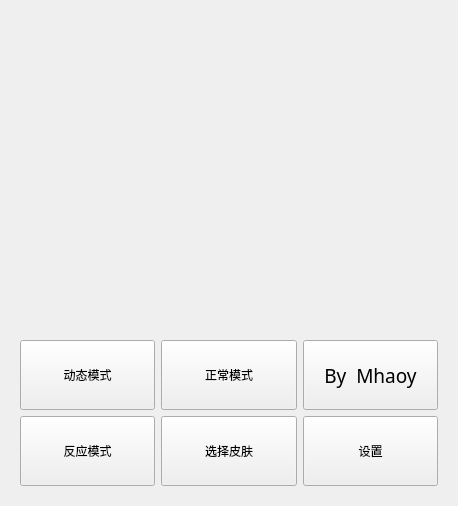
<?xml version="1.0" encoding="UTF-8"?>
<ui version="4.0">
 <class>Widget</class>
 <widget class="QWidget" name="Widget">
  <property name="geometry">
   <rect>
    <x>0</x>
    <y>0</y>
    <width>454</width>
    <height>506</height>
   </rect>
  </property>
  <property name="maximumSize">
   <size>
    <width>1000</width>
    <height>1000</height>
   </size>
  </property>
  <property name="windowTitle">
   <string>Widget</string>
  </property>
  <layout class="QGridLayout" name="gridLayout_5">
   <item row="0" column="0">
    <widget class="QStackedWidget" name="stackedWidget">
     <property name="currentIndex">
      <number>1</number>
     </property>
     <widget class="QWidget" name="page">
      <layout class="QGridLayout" name="gridLayout_6">
       <item row="0" column="0">
        <widget class="QStackedWidget" name="stackedWidget_2">
         <property name="currentIndex">
          <number>0</number>
         </property>
         <widget class="QWidget" name="page_3">
          <layout class="QGridLayout" name="gridLayout_2">
           <item row="1" column="0" colspan="2">
            <widget class="QWidget" name="widget" native="true">
             <property name="minimumSize">
              <size>
               <width>400</width>
               <height>150</height>
              </size>
             </property>
             <property name="autoFillBackground">
              <bool>true</bool>
             </property>
             <widget class="QLabel" name="charabacklabel">
              <property name="geometry">
               <rect>
                <x>9</x>
                <y>9</y>
                <width>16</width>
                <height>16</height>
               </rect>
              </property>
              <property name="text">
               <string/>
              </property>
              <property name="scaledContents">
               <bool>true</bool>
              </property>
             </widget>
             <widget class="QLabel" name="obj1label">
              <property name="geometry">
               <rect>
                <x>10</x>
                <y>120</y>
                <width>91</width>
                <height>81</height>
               </rect>
              </property>
              <property name="text">
               <string/>
              </property>
              <property name="textFormat">
               <enum>Qt::AutoText</enum>
              </property>
              <property name="pixmap">
               <pixmap resource="image.qrc">:/Photo/obj1.png</pixmap>
              </property>
              <property name="scaledContents">
               <bool>true</bool>
              </property>
             </widget>
             <widget class="QLabel" name="label">
              <property name="geometry">
               <rect>
                <x>30</x>
                <y>90</y>
                <width>71</width>
                <height>71</height>
               </rect>
              </property>
              <property name="minimumSize">
               <size>
                <width>10</width>
                <height>10</height>
               </size>
              </property>
              <property name="maximumSize">
               <size>
                <width>200</width>
                <height>200</height>
               </size>
              </property>
              <property name="text">
               <string/>
              </property>
              <property name="pixmap">
               <pixmap resource="image.qrc">:/Photo/character.png</pixmap>
              </property>
              <property name="scaledContents">
               <bool>true</bool>
              </property>
             </widget>
             <widget class="QProgressBar" name="proBar">
              <property name="geometry">
               <rect>
                <x>10</x>
                <y>10</y>
                <width>381</width>
                <height>23</height>
               </rect>
              </property>
              <property name="value">
               <number>50</number>
              </property>
              <property name="alignment">
               <set>Qt::AlignLeading|Qt::AlignLeft|Qt::AlignVCenter</set>
              </property>
              <property name="textVisible">
               <bool>false</bool>
              </property>
              <property name="textDirection">
               <enum>QProgressBar::TopToBottom</enum>
              </property>
             </widget>
             <widget class="QLabel" name="obj2label">
              <property name="geometry">
               <rect>
                <x>230</x>
                <y>130</y>
                <width>71</width>
                <height>61</height>
               </rect>
              </property>
              <property name="text">
               <string/>
              </property>
              <property name="pixmap">
               <pixmap resource="image.qrc">:/Photo/obj1.png</pixmap>
              </property>
              <property name="scaledContents">
               <bool>true</bool>
              </property>
             </widget>
             <widget class="QLabel" name="label_2">
              <property name="geometry">
               <rect>
                <x>3</x>
                <y>1</y>
                <width>1000</width>
                <height>1000</height>
               </rect>
              </property>
              <property name="minimumSize">
               <size>
                <width>1000</width>
                <height>1000</height>
               </size>
              </property>
              <property name="text">
               <string/>
              </property>
              <property name="pixmap">
               <pixmap resource="image.qrc">:/Photo/background2.jpg</pixmap>
              </property>
              <property name="scaledContents">
               <bool>true</bool>
              </property>
             </widget>
             <zorder>label_2</zorder>
             <zorder>obj2label</zorder>
             <zorder>obj1label</zorder>
             <zorder>charabacklabel</zorder>
             <zorder>proBar</zorder>
             <zorder>label</zorder>
            </widget>
           </item>
           <item row="2" column="0">
            <widget class="QFrame" name="frame">
             <property name="frameShape">
              <enum>QFrame::Box</enum>
             </property>
             <property name="frameShadow">
              <enum>QFrame::Raised</enum>
             </property>
             <property name="lineWidth">
              <number>5</number>
             </property>
             <layout class="QVBoxLayout" name="verticalLayout_3">
              <item>
               <widget class="QLCDNumber" name="lcdNumber"/>
              </item>
             </layout>
            </widget>
           </item>
           <item row="2" column="1">
            <widget class="QWidget" name="widget_2" native="true">
             <layout class="QGridLayout" name="gridLayout_3">
              <item row="3" column="0">
               <widget class="QPushButton" name="startbon">
                <property name="minimumSize">
                 <size>
                  <width>50</width>
                  <height>70</height>
                 </size>
                </property>
                <property name="font">
                 <font>
                  <family>Microsoft YaHei UI</family>
                  <pointsize>17</pointsize>
                 </font>
                </property>
                <property name="text">
                 <string>按压</string>
                </property>
               </widget>
              </item>
              <item row="3" column="1">
               <widget class="QPushButton" name="changebutton">
                <property name="minimumSize">
                 <size>
                  <width>0</width>
                  <height>70</height>
                 </size>
                </property>
                <property name="text">
                 <string>给予通关区间</string>
                </property>
               </widget>
              </item>
              <item row="0" column="0" colspan="2">
               <widget class="QWidget" name="level" native="true">
                <property name="minimumSize">
                 <size>
                  <width>100</width>
                  <height>100</height>
                 </size>
                </property>
                <layout class="QGridLayout" name="gridLayout">
                 <item row="2" column="1">
                  <widget class="QRadioButton" name="hard">
                   <property name="font">
                    <font>
                     <family>Broadway</family>
                     <pointsize>9</pointsize>
                    </font>
                   </property>
                   <property name="text">
                    <string>hard</string>
                   </property>
                  </widget>
                 </item>
                 <item row="4" column="0">
                  <widget class="QRadioButton" name="insane">
                   <property name="font">
                    <font>
                     <family>Broadway</family>
                     <pointsize>9</pointsize>
                    </font>
                   </property>
                   <property name="text">
                    <string>Insane</string>
                   </property>
                  </widget>
                 </item>
                 <item row="4" column="1">
                  <widget class="QRadioButton" name="demon">
                   <property name="font">
                    <font>
                     <family>Broadway</family>
                     <pointsize>9</pointsize>
                    </font>
                   </property>
                   <property name="text">
                    <string>Demon</string>
                   </property>
                  </widget>
                 </item>
                 <item row="2" column="0">
                  <widget class="QRadioButton" name="eazy">
                   <property name="font">
                    <font>
                     <family>Broadway</family>
                     <pointsize>9</pointsize>
                    </font>
                   </property>
                   <property name="text">
                    <string>eazy</string>
                   </property>
                  </widget>
                 </item>
                 <item row="0" column="0" colspan="2">
                  <widget class="QLabel" name="levellabel">
                   <property name="font">
                    <font>
                     <family>Curlz MT</family>
                     <pointsize>13</pointsize>
                     <weight>75</weight>
                     <bold>true</bold>
                    </font>
                   </property>
                   <property name="text">
                    <string>请选择反应难度^_^</string>
                   </property>
                   <property name="margin">
                    <number>7</number>
                   </property>
                   <property name="indent">
                    <number>20</number>
                   </property>
                  </widget>
                 </item>
                 <item row="5" column="0" colspan="2">
                  <widget class="QLabel" name="rebonlabel">
                   <property name="font">
                    <font>
                     <pointsize>7</pointsize>
                     <weight>75</weight>
                     <bold>true</bold>
                    </font>
                   </property>
                   <property name="text">
                    <string>重置后需要再次点击！</string>
                   </property>
                  </widget>
                 </item>
                </layout>
               </widget>
              </item>
              <item row="4" column="0" colspan="2">
               <widget class="QPushButton" name="button">
                <property name="text">
                 <string>认输</string>
                </property>
               </widget>
              </item>
              <item row="5" column="0" colspan="2">
               <widget class="QPushButton" name="readyBon">
                <property name="text">
                 <string>准备</string>
                </property>
               </widget>
              </item>
             </layout>
            </widget>
           </item>
          </layout>
         </widget>
         <widget class="QWidget" name="page_4">
          <layout class="QVBoxLayout" name="verticalLayout_2">
           <item>
            <widget class="QLabel" name="overlabel">
             <property name="text">
              <string/>
             </property>
             <property name="scaledContents">
              <bool>false</bool>
             </property>
            </widget>
           </item>
           <item>
            <widget class="QPushButton" name="rebon">
             <property name="enabled">
              <bool>true</bool>
             </property>
             <property name="minimumSize">
              <size>
               <width>25</width>
               <height>30</height>
              </size>
             </property>
             <property name="maximumSize">
              <size>
               <width>16777215</width>
               <height>20</height>
              </size>
             </property>
             <property name="text">
              <string>重置</string>
             </property>
            </widget>
           </item>
          </layout>
         </widget>
         <widget class="QWidget" name="page_5">
          <layout class="QGridLayout" name="gridLayout_4">
           <item row="1" column="0">
            <widget class="QPushButton" name="OKButton">
             <property name="minimumSize">
              <size>
               <width>0</width>
               <height>100</height>
              </size>
             </property>
             <property name="maximumSize">
              <size>
               <width>500</width>
               <height>100</height>
              </size>
             </property>
             <property name="font">
              <font>
               <family>幼圆</family>
               <weight>75</weight>
               <bold>true</bold>
              </font>
             </property>
             <property name="text">
              <string>以下一难度返回！</string>
             </property>
            </widget>
           </item>
           <item row="1" column="1">
            <widget class="QPushButton" name="OKButton2">
             <property name="minimumSize">
              <size>
               <width>0</width>
               <height>100</height>
              </size>
             </property>
             <property name="font">
              <font>
               <family>幼圆</family>
               <weight>75</weight>
               <bold>true</bold>
              </font>
             </property>
             <property name="text">
              <string>不！保留原难度</string>
             </property>
            </widget>
           </item>
           <item row="0" column="0" colspan="2">
            <widget class="QLabel" name="OKlabel">
             <property name="font">
              <font>
               <family>方正姚体</family>
               <pointsize>25</pointsize>
              </font>
             </property>
             <property name="text">
              <string>此模式已通关！</string>
             </property>
             <property name="scaledContents">
              <bool>true</bool>
             </property>
            </widget>
           </item>
          </layout>
         </widget>
        </widget>
       </item>
      </layout>
     </widget>
     <widget class="QWidget" name="page_2">
      <layout class="QGridLayout" name="gridLayout_7">
       <item row="0" column="0" colspan="3">
        <widget class="QLabel" name="startlabel">
         <property name="minimumSize">
          <size>
           <width>400</width>
           <height>200</height>
          </size>
         </property>
         <property name="text">
          <string/>
         </property>
         <property name="scaledContents">
          <bool>true</bool>
         </property>
        </widget>
       </item>
       <item row="1" column="0">
        <widget class="QPushButton" name="DYButton">
         <property name="minimumSize">
          <size>
           <width>0</width>
           <height>70</height>
          </size>
         </property>
         <property name="maximumSize">
          <size>
           <width>400</width>
           <height>16777215</height>
          </size>
         </property>
         <property name="text">
          <string>动态模式</string>
         </property>
        </widget>
       </item>
       <item row="2" column="0">
        <widget class="QPushButton" name="Mainbutton">
         <property name="minimumSize">
          <size>
           <width>100</width>
           <height>70</height>
          </size>
         </property>
         <property name="maximumSize">
          <size>
           <width>400</width>
           <height>16777215</height>
          </size>
         </property>
         <property name="text">
          <string>反应模式</string>
         </property>
        </widget>
       </item>
       <item row="2" column="1">
        <widget class="QPushButton" name="skinbon">
         <property name="maximumSize">
          <size>
           <width>400</width>
           <height>100</height>
          </size>
         </property>
         <property name="text">
          <string>选择皮肤</string>
         </property>
        </widget>
       </item>
       <item row="2" column="2">
        <widget class="QPushButton" name="opButton">
         <property name="maximumSize">
          <size>
           <width>400</width>
           <height>100</height>
          </size>
         </property>
         <property name="text">
          <string>设置</string>
         </property>
        </widget>
       </item>
       <item row="1" column="1">
        <widget class="QPushButton" name="NorBon">
         <property name="minimumSize">
          <size>
           <width>0</width>
           <height>70</height>
          </size>
         </property>
         <property name="maximumSize">
          <size>
           <width>400</width>
           <height>19999</height>
          </size>
         </property>
         <property name="text">
          <string>正常模式</string>
         </property>
        </widget>
       </item>
       <item row="1" column="2">
        <widget class="QPushButton" name="pushButton_8">
         <property name="maximumSize">
          <size>
           <width>16777215</width>
           <height>100</height>
          </size>
         </property>
         <property name="font">
          <font>
           <family>Arial Rounded MT Bold</family>
           <pointsize>14</pointsize>
          </font>
         </property>
         <property name="text">
          <string>By  Mhaoy</string>
         </property>
        </widget>
       </item>
      </layout>
     </widget>
     <widget class="QWidget" name="page_6">
      <layout class="QGridLayout" name="gridLayout_8">
       <item row="0" column="0">
        <widget class="QLabel" name="label_3">
         <property name="minimumSize">
          <size>
           <width>30</width>
           <height>80</height>
          </size>
         </property>
         <property name="maximumSize">
          <size>
           <width>60</width>
           <height>160</height>
          </size>
         </property>
         <property name="text">
          <string/>
         </property>
         <property name="pixmap">
          <pixmap resource="image.qrc">:/Photo/character.png</pixmap>
         </property>
         <property name="scaledContents">
          <bool>true</bool>
         </property>
        </widget>
       </item>
       <item row="0" column="1">
        <widget class="QLabel" name="label_8">
         <property name="minimumSize">
          <size>
           <width>30</width>
           <height>80</height>
          </size>
         </property>
         <property name="maximumSize">
          <size>
           <width>60</width>
           <height>160</height>
          </size>
         </property>
         <property name="text">
          <string/>
         </property>
         <property name="pixmap">
          <pixmap resource="image.qrc">:/Photo/chara2.png</pixmap>
         </property>
         <property name="scaledContents">
          <bool>true</bool>
         </property>
        </widget>
       </item>
       <item row="0" column="2">
        <widget class="QLabel" name="label_6">
         <property name="minimumSize">
          <size>
           <width>30</width>
           <height>80</height>
          </size>
         </property>
         <property name="maximumSize">
          <size>
           <width>60</width>
           <height>160</height>
          </size>
         </property>
         <property name="text">
          <string/>
         </property>
         <property name="pixmap">
          <pixmap resource="image.qrc">:/Photo/chara3.png</pixmap>
         </property>
         <property name="scaledContents">
          <bool>true</bool>
         </property>
        </widget>
       </item>
       <item row="1" column="0">
        <widget class="QPushButton" name="pushButton">
         <property name="minimumSize">
          <size>
           <width>0</width>
           <height>50</height>
          </size>
         </property>
         <property name="text">
          <string>使用</string>
         </property>
        </widget>
       </item>
       <item row="1" column="1">
        <widget class="QPushButton" name="pushButton_2">
         <property name="minimumSize">
          <size>
           <width>0</width>
           <height>50</height>
          </size>
         </property>
         <property name="text">
          <string>使用</string>
         </property>
        </widget>
       </item>
       <item row="1" column="2">
        <widget class="QPushButton" name="pushButton_3">
         <property name="minimumSize">
          <size>
           <width>0</width>
           <height>50</height>
          </size>
         </property>
         <property name="text">
          <string>使用</string>
         </property>
        </widget>
       </item>
       <item row="2" column="0">
        <widget class="QLabel" name="label_7">
         <property name="minimumSize">
          <size>
           <width>30</width>
           <height>80</height>
          </size>
         </property>
         <property name="maximumSize">
          <size>
           <width>60</width>
           <height>160</height>
          </size>
         </property>
         <property name="text">
          <string/>
         </property>
         <property name="pixmap">
          <pixmap resource="image.qrc">:/Photo/chara5.png</pixmap>
         </property>
         <property name="scaledContents">
          <bool>true</bool>
         </property>
        </widget>
       </item>
       <item row="2" column="1">
        <widget class="QLabel" name="label_4">
         <property name="minimumSize">
          <size>
           <width>30</width>
           <height>80</height>
          </size>
         </property>
         <property name="maximumSize">
          <size>
           <width>60</width>
           <height>160</height>
          </size>
         </property>
         <property name="text">
          <string/>
         </property>
         <property name="pixmap">
          <pixmap resource="image.qrc">:/Photo/chara4.png</pixmap>
         </property>
         <property name="scaledContents">
          <bool>true</bool>
         </property>
        </widget>
       </item>
       <item row="2" column="2">
        <widget class="QLabel" name="label_5">
         <property name="minimumSize">
          <size>
           <width>30</width>
           <height>80</height>
          </size>
         </property>
         <property name="maximumSize">
          <size>
           <width>60</width>
           <height>160</height>
          </size>
         </property>
         <property name="text">
          <string/>
         </property>
         <property name="pixmap">
          <pixmap resource="image.qrc">:/Photo/chara6.png</pixmap>
         </property>
         <property name="scaledContents">
          <bool>true</bool>
         </property>
        </widget>
       </item>
       <item row="3" column="0">
        <widget class="QPushButton" name="pushButton_4">
         <property name="minimumSize">
          <size>
           <width>0</width>
           <height>50</height>
          </size>
         </property>
         <property name="text">
          <string>使用</string>
         </property>
        </widget>
       </item>
       <item row="3" column="1">
        <widget class="QPushButton" name="pushButton_5">
         <property name="minimumSize">
          <size>
           <width>0</width>
           <height>50</height>
          </size>
         </property>
         <property name="text">
          <string>使用</string>
         </property>
        </widget>
       </item>
       <item row="3" column="2">
        <widget class="QPushButton" name="pushButton_6">
         <property name="minimumSize">
          <size>
           <width>0</width>
           <height>50</height>
          </size>
         </property>
         <property name="text">
          <string>使用</string>
         </property>
        </widget>
       </item>
      </layout>
     </widget>
     <widget class="QWidget" name="page_7">
      <layout class="QGridLayout" name="gridLayout_9">
       <item row="2" column="0">
        <widget class="QLabel" name="label_9">
         <property name="maximumSize">
          <size>
           <width>16777215</width>
           <height>100</height>
          </size>
         </property>
         <property name="font">
          <font>
           <pointsize>29</pointsize>
          </font>
         </property>
         <property name="text">
          <string>音量</string>
         </property>
        </widget>
       </item>
       <item row="3" column="1">
        <widget class="QPushButton" name="pushButton_7">
         <property name="minimumSize">
          <size>
           <width>100</width>
           <height>100</height>
          </size>
         </property>
         <property name="font">
          <font>
           <family>Arial</family>
           <pointsize>34</pointsize>
          </font>
         </property>
         <property name="text">
          <string>X</string>
         </property>
        </widget>
       </item>
       <item row="3" column="0">
        <widget class="QLabel" name="label_10">
         <property name="font">
          <font>
           <pointsize>29</pointsize>
          </font>
         </property>
         <property name="text">
          <string>音效(未开发)</string>
         </property>
        </widget>
       </item>
       <item row="4" column="0">
        <widget class="QSlider" name="music">
         <property name="orientation">
          <enum>Qt::Horizontal</enum>
         </property>
        </widget>
       </item>
       <item row="0" column="0">
        <widget class="QSlider" name="backmusic">
         <property name="font">
          <font>
           <pointsize>17</pointsize>
          </font>
         </property>
         <property name="maximum">
          <number>100</number>
         </property>
         <property name="value">
          <number>23</number>
         </property>
         <property name="sliderPosition">
          <number>23</number>
         </property>
         <property name="orientation">
          <enum>Qt::Horizontal</enum>
         </property>
         <property name="invertedAppearance">
          <bool>false</bool>
         </property>
         <property name="invertedControls">
          <bool>false</bool>
         </property>
         <property name="tickPosition">
          <enum>QSlider::TicksBelow</enum>
         </property>
         <property name="tickInterval">
          <number>10</number>
         </property>
        </widget>
       </item>
      </layout>
     </widget>
    </widget>
   </item>
  </layout>
 </widget>
 <resources>
  <include location="image.qrc"/>
 </resources>
 <connections/>
</ui>
